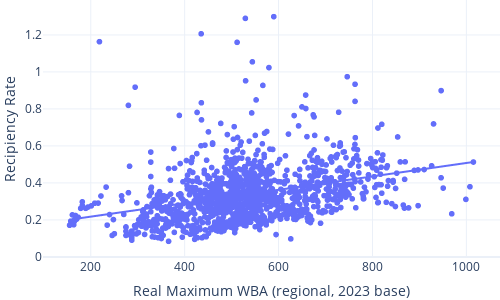

Notebook source saved alongside this figure:
### Code cell
fig = px.scatter(data_frame = master,
                 x = 'Real Maximum WBA (regional, 2023 base)',
                 y = 'Recipiency Rate',
                 width = 500,
                 height = 300,
                 trendline='ols')

fig.update_layout(margin={"r":0,"t":0,"l":0,"b":0})
fig.show()

### Figure 1 — Plotly figure (JSON) as saved in the notebook; plotly's stock layout.template omitted (floating-point values rounded to 4 significant figures; data arrays with more than 128 entries replaced by an {"elided": "..."} marker saying what was removed)
{"data": [{"hovertemplate": "Real Maximum WBA (regional, 2023 base)=%{x}<br>Recipiency Rate=%{y}<extra></extra>", "legendgroup": "", "marker": {"color": "#636efa", "symbol": "circle"}, "mode": "markers", "name": "", "showlegend": false, "type": "scattergl", "x": {"elided": "1246 float values"}, "xaxis": "x", "y": {"elided": "1246 float values"}, "yaxis": "y"}, {"hovertemplate": "<b>OLS trendline</b><br>Recipiency Rate = 0.000362542 * Real Maximum WBA (regional, 2023 base) + 0.14525<br>R<sup>2</sup>=0.115557<br><br>Real Maximum WBA (regional, 2023 base)=%{x}<br>Recipiency Rate=%{y} <b>(trend)</b><extra></extra>", "legendgroup": "", "marker": {"color": "#636efa", "symbol": "circle"}, "mode": "lines", "name": "", "showlegend": false, "type": "scattergl", "x": {"elided": "1246 float values"}, "xaxis": "x", "y": {"elided": "1246 float values"}, "yaxis": "y"}], "layout": {"height": 300, "legend": {"tracegroupgap": 0}, "margin": {"b": 0, "l": 0, "r": 0, "t": 0}, "width": 500, "xaxis": {"anchor": "y", "autorange": true, "domain": [0, 1], "range": [98.22, 1072.0], "title": {"text": "Real Maximum WBA (regional, 2023 base)"}, "type": "linear"}, "yaxis": {"anchor": "x", "autorange": true, "domain": [0, 1], "range": [-0.005712, 1.389], "title": {"text": "Recipiency Rate"}, "type": "linear"}}}
